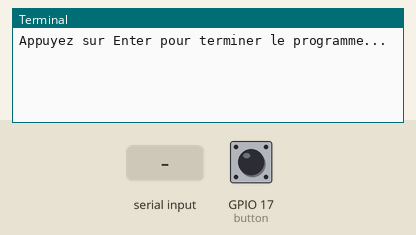
Bench run of a program on a simulated Raspberry Pi (BCM pin numbers). Shown: the last lines printed to the terminal. The test bench sets the inputs (shaded band); at power-on: GPIO 17 (button) HIGH. At 5.4 s the program stops and its outputs stay as they are.

Above: at 1.2 s.
1.3 s: GPIO 17 (button) pulled LOW for 0.15 s
At 2.5 s:
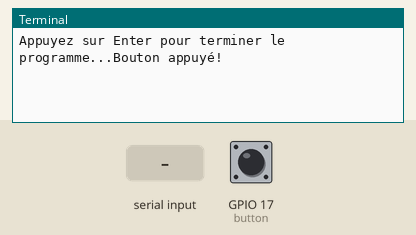
2.9 s: GPIO 17 (button) pulled LOW for 1 s
At 3.9 s:
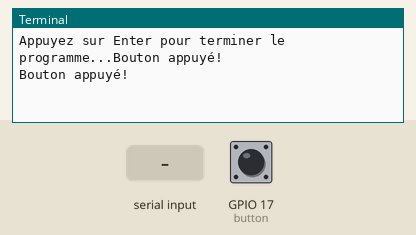
5.4 s: "1" typed at the terminal, then Enter
At 5.8 s:
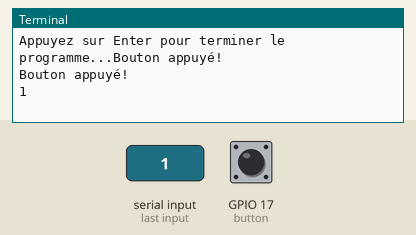

The program:

8_bouton_interruption.py
```python
from time import sleep

from gpiozero import Button

# Créer un objet Button sur le port GPIO17 (pin 11)
button = Button(17)


# Créer une fonction a exécuter quand on appuie sur le bouton
def on_press():
    print("Bouton appuyé!")


# Associer la fonction a l'événement "when_pressed" du bouton
button.when_pressed = on_press

input("Appuyez sur Enter pour terminer le programme...")
```

Measured:
- after the input at 1.3 s, the terminal: prints a new line at once (image 1)
- after the input at 2.9 s, the terminal: prints a new line at once (image 2)
- after the input at 5.4 s, the terminal: prints a new line at once (image 3)
